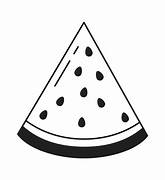
%> input picture Wavelet_Transform/img.jpeg, 165 x 180 px
$ octave Wavelet_Transform.m   (GNU Octave 9; MATLAB toolbox functions it lacks are replaced by stand-ins)
%> lines starting %> are read from the running program, lines starting %| are printed output that depends on the picture
clc ;
clear all;
close all;

I =imread('img.jpeg');
%> I is the input picture: size 180x165x3 uint8; min 0, max 255, mean 231.8
%I=imrotate(I,90);
%subplot(2,3,1);
imshow(I);
title('Original Image');
figure;
%the original image is also a grayscale image
%Ig=rgb2gray(I);

Ig=I;
%subplot(2,3,2);
imshow(Ig);
title('Grayscale Image');
figure;
%doing the discrete wavelet transform
[Ia,Iv,Ih,Id]=dwt2(Ig,'haar');
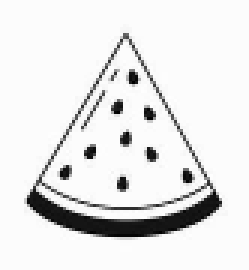
%> Ia: size 90x83x3 double (shown 3 times larger); min 23.5, max 510, mean 463.8; drawn with min black and max white
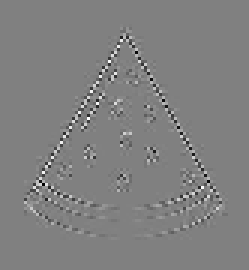
%> Id: size 90x83x3 double (shown 3 times larger); min -136, max 133, mean 0; drawn with min black and max white
Ia=uint8(Ia);
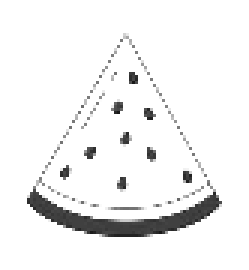
%> Ia: size 90x83x3 uint8 (shown 3 times larger); min 24, max 255, mean 241.1
Iv=uint8(Iv);
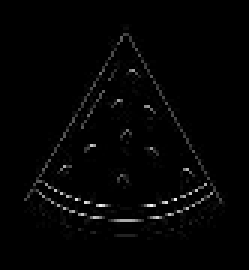
%> Iv: size 90x83x3 uint8 (shown 3 times larger); min 0, max 247, mean 3.9
Ih=uint8(Ih);
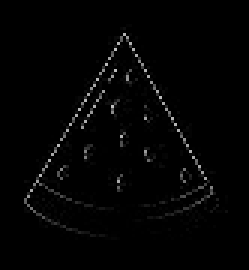
%> Ih: size 90x83x3 uint8 (shown 3 times larger); min 0, max 194, mean 3.5
Id=uint8(Id);
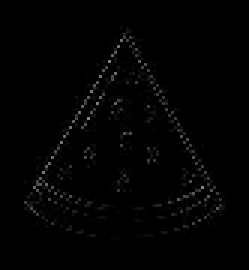
%> Id: size 90x83x3 uint8 (shown 3 times larger); min 0, max 133, mean 2.5

%subplot(2,3,3);
imshow(Ia);
title('Approximation (LL) Image - Ia');
figure;
%subplot(2,3,4);
imshow(Iv);
title('Vertical Detail (LH) Image - Iv');
figure;
%subplot(2,3,5);
imshow(Ih);
title('Horizontal Detail (HL) Image - Ih');
figure;
%subplot(2,3,6);
imshow(Id);
title('Diagonal Detail (HH) Image - Id');
figure;

%recovering the original image
I_recover=idwt2(Ia,Iv,Ih,Id,'haar');
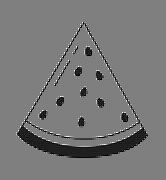
%> I_recover: size 180x166x3 double; min -0.5, max 256, mean 120.6; drawn with min black and max white
I_recover = uint8(I_recover);
%> I_recover: size 180x166x3 uint8
imshow(I_recover);
title('Recovered Image');
